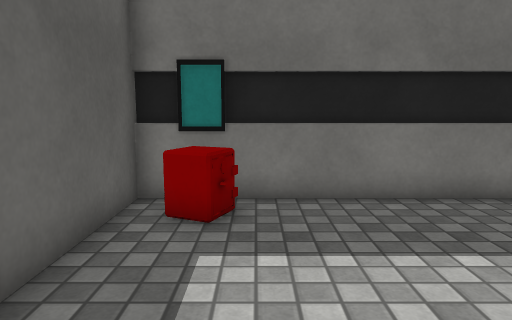
View 1 (above)

14 first-person views from a walk through a Unity game level. The camera is 1.2 m above the floor, tilts 8° down and sees 70° across. The floor is counted in squares, 0.6 m on a side. Each view is taken from the middle of a square. On the plan, view 1 faces up. The plan holds only what a view shows up to about 19 squares ahead; the rest is blank. The place goes on beyond the plan. The player character is not drawn. Some animated figures are not drawn. Some surface patterns are stand-ins.

View 2
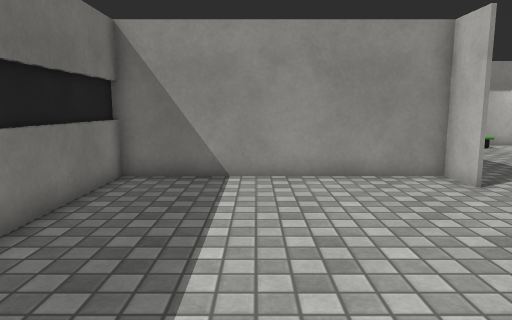

View 3
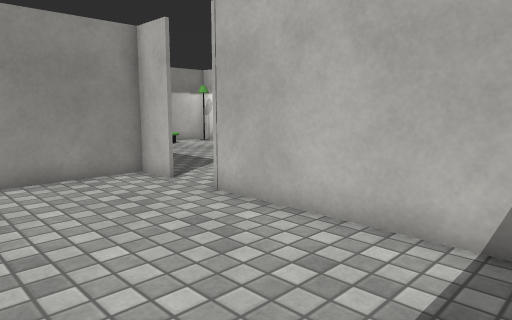

View 4
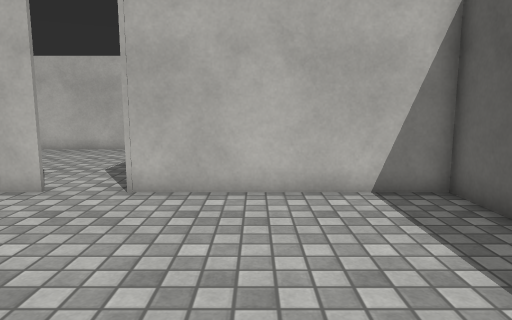

View 5
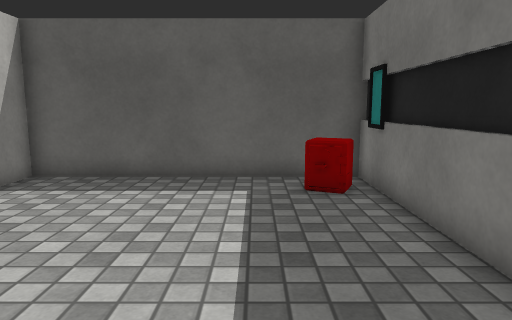

View 6
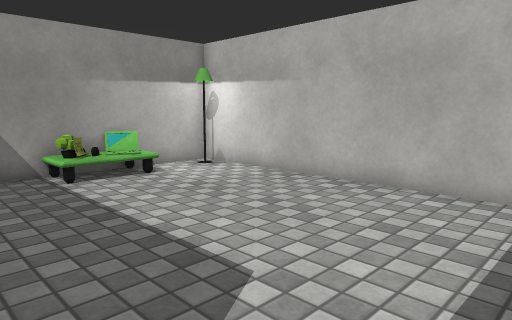

View 7
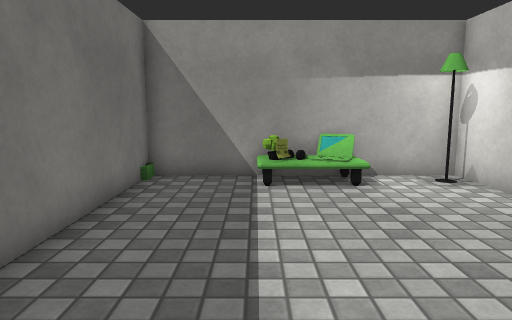

View 8
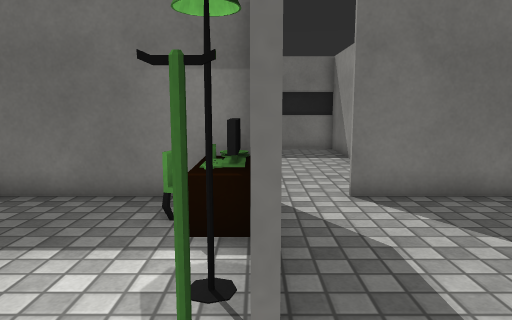

View 9
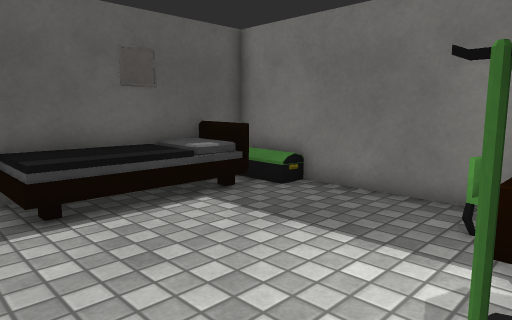

View 10
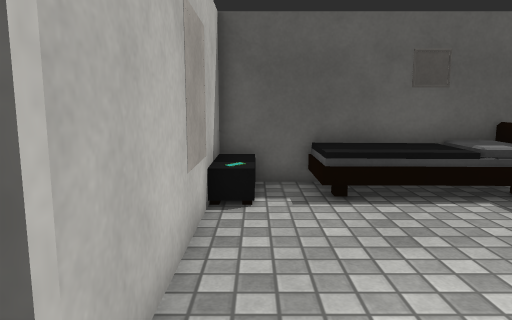

View 11
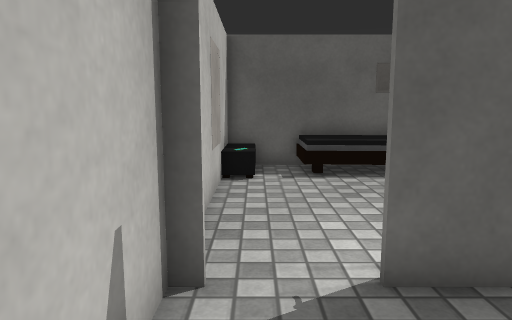

View 12
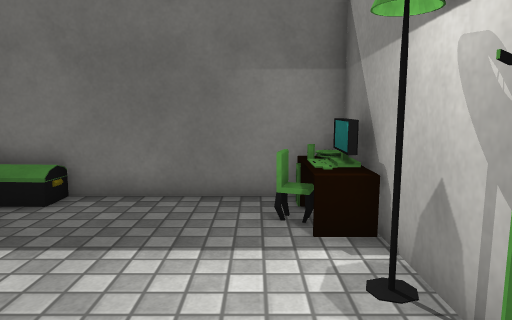

View 13
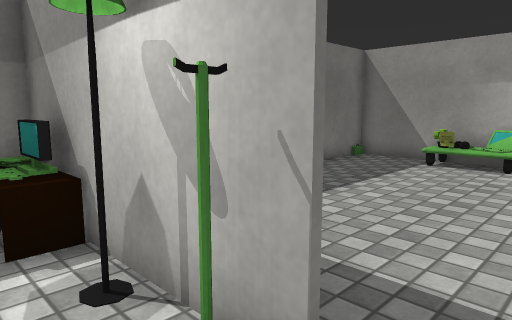

View 14
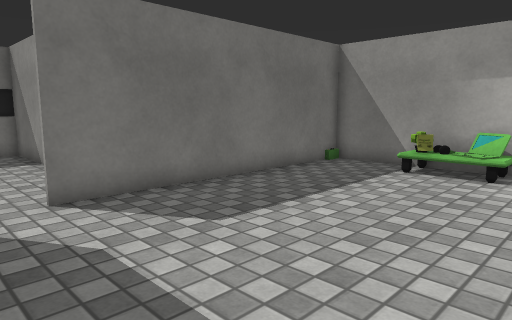

### Floor plan
Key: @ floor where view 1 was taken; # wall or solid block; . main floor; : floor 0.75 m higher than the main floor; / step, stairs or slope; L lamp; C chair; M monitor; R rack; H chest; B bed; O other object.
Columns run from 4 left of view 1 to 18 right of it. Each row starts with its distance up from view 1.
  8  #############
  7  #OO.........#
  6  #.O.........#
  5  #...........#
  4  #...........#
  3  #...........#
  2  #...........#
  1  #...........#
  0  #..@........#
 -1  #...........#
 -2 #H#######O..###########
 -3 #BB...C.OM............#
 -4 B:/.....O#............#
 -5 B//......#............#
 -6 B /......L...........O#
 -7 B :......#...........O#
 -8 B::......R............#
 -9 #.....................#
-10 #....................L#
-11 #OO####################

Positions as (right, up) in squares from view 1, and headings:
1: (0, 0), facing up
2: (-2, 4), facing right
3: (-2, 4), facing down-right
4: (2, 7), facing down
5: (8, 5), facing left
6: (6, -2), facing down-right
7: (7, -5), facing right
8: (5, -10), facing up
9: (5, -10), facing up-left
10: (6, -10), facing left
11: (9, -10), facing left
12: (3, -10), facing up
13: (3, -10), facing up-right
14: (5, -10), facing up-right
